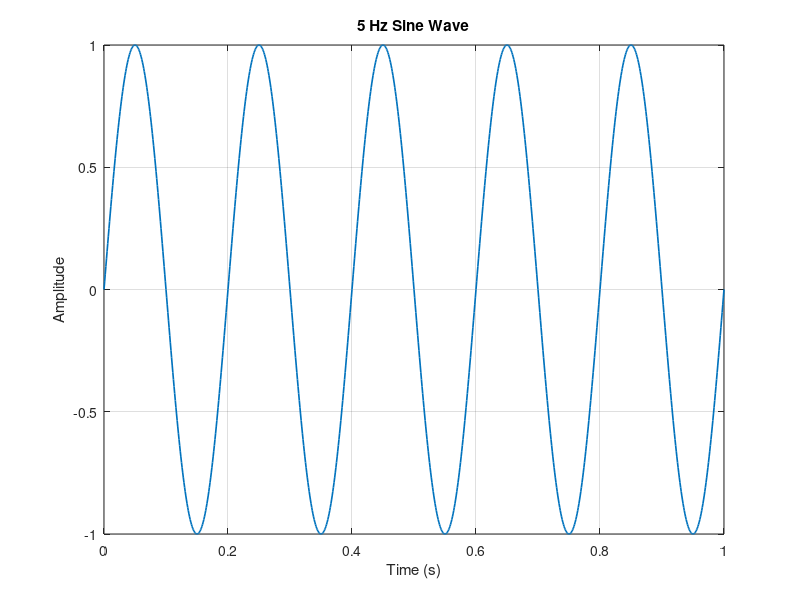
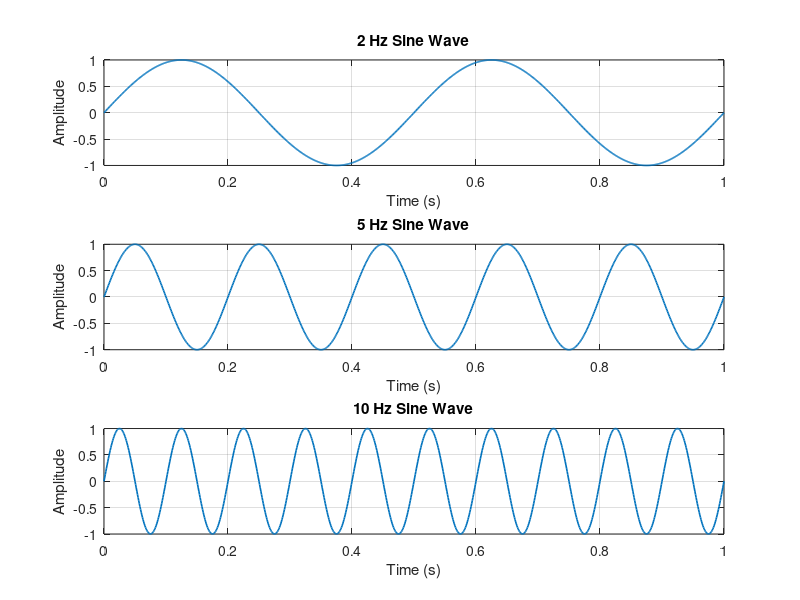

These charts were generated, in order, by the following MATLAB code: (Note: this script raises an error after producing the figures.)
%% Lecture 01 - Signal Visualization
% Simple sine waves, frequency/amplitude comparisons, and noise.
clear; close all; clc;

%% Task 1: Create a Sine Wave
fs = 1000;                 % Sampling frequency (samples/second)
t = 0:1/fs:1;              % Duration = 1 second
A = 1;                     % Amplitude
f = 5;                     % Frequency = 5 Hz
signal = A * sin(2*pi*f*t);

figure;
plot(t, signal, 'LineWidth', 1.2);
title('5 Hz Sine Wave');
xlabel('Time (s)');
ylabel('Amplitude');
grid on;

%% Task 2: Compare Different Frequencies
frequencies = [2 5 10];
figure;
for k = 1:length(frequencies)
    y = sin(2*pi*frequencies(k)*t);
    subplot(3,1,k);
    plot(t, y, 'LineWidth', 1.2);
    title(sprintf('%d Hz Sine Wave', frequencies(k)));
    xlabel('Time (s)');
    ylabel('Amplitude');
    grid on;
end
sgtitle('Frequency Comparison');
saveas(gcf, 'frequency_comparison.png');

%% Task 3: Compare Different Amplitudes
amplitudes = [0.5 1 2];
common_frequency = 5;
figure;
for k = 1:length(amplitudes)
    y = amplitudes(k) * sin(2*pi*common_frequency*t);
    subplot(3,1,k);
    plot(t, y, 'LineWidth', 1.2);
    title(sprintf('Amplitude = %.1f', amplitudes(k)));
    xlabel('Time (s)');
    ylabel('Amplitude');
    grid on;
end
sgtitle('Amplitude Comparison (5 Hz)');
saveas(gcf, 'amplitude_comparison.png');

%% Task 4: Add Noise
clean_signal = sin(2*pi*5*t);
rng(1);                    % Makes the random noise reproducible
noise = 0.3 * randn(size(t));
noisy_signal = clean_signal + noise;

figure;
subplot(2,1,1);
plot(t, clean_signal, 'LineWidth', 1.2);
title('Clean Signal');
xlabel('Time (s)');
ylabel('Amplitude');
grid on;

subplot(2,1,2);
plot(t, noisy_signal, 'LineWidth', 1.0);
title('Noisy Signal');
xlabel('Time (s)');
ylabel('Amplitude');
grid on;

sgtitle('Clean vs Noisy Signal');
saveas(gcf, 'clean_vs_noisy_signal.png');
